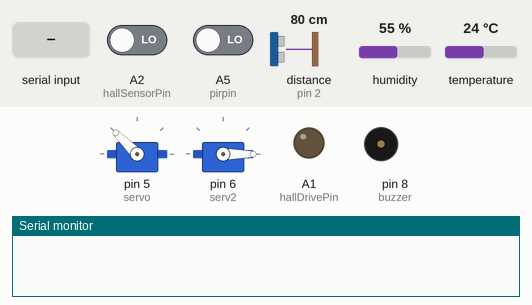
A sketch run on a simulated Arduino Uno, built with avr-gcc and run on an emulated ATmega328P. Parts: 2 × servo, output pins drawn as LEDs (lit = HIGH), buzzer (waves = sounding, pin HIGH), the last lines printed to the serial monitor. Inputs (shaded band) come from the test bench; at power-on: A2 (hallSensorPin) LOW, A5 (pirpin) LOW, distance to the obstacle (sensor on pin 2) 80 cm, humidity 55 %, temperature 24 °C. The echo pulse lasts 58.3 µs per cm; pins used as bus, display or sensor lines are not drawn.

Above: at 1.2 s.
1.3 s: "r\n" received over Serial
At 2.3 s:
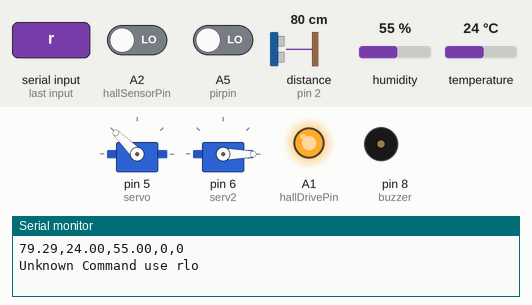
2.8 s: byte 111 ('o') received over Serial
At 3.4 s:
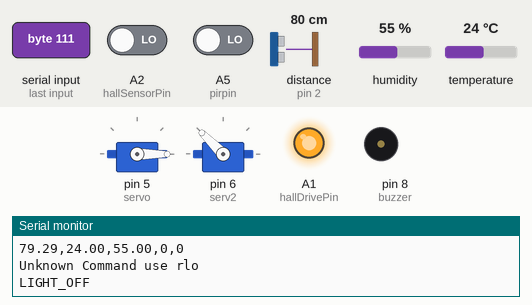
4.3 s: byte 98 ('b') received over Serial
At 4.6 s:
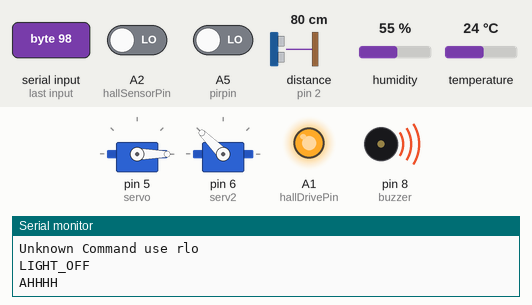
5.8 s: byte 108 ('l') received over Serial
At 6.9 s:
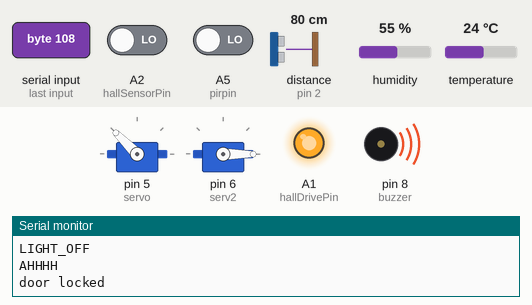
7.3 s: byte 120 ('x') received over Serial
At 8.1 s:
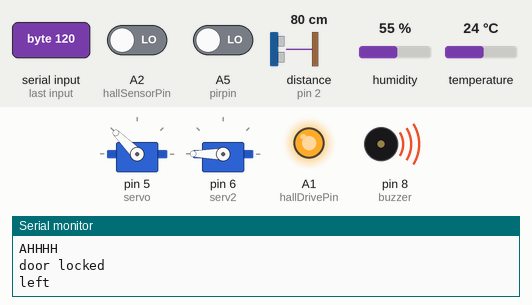
8.8 s: byte 113 ('q') received over Serial
At 9.2 s:
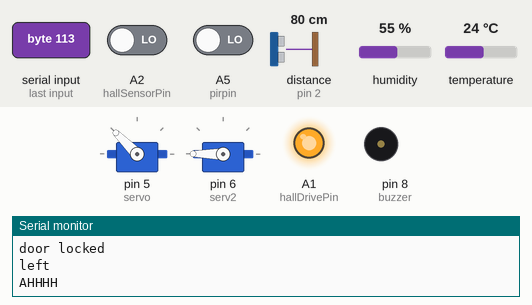
Timing chart, 0 to 11.3 s (numbered marks = the images above; inputs shaded):
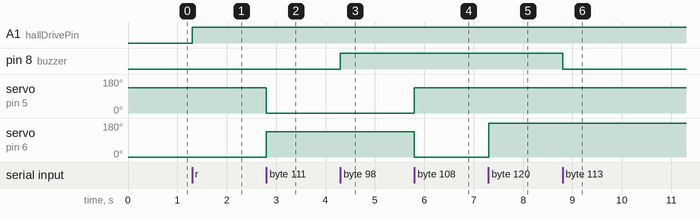

Measured:
- after the input at 1.3 s, A1 (hallDrivePin): LOW → HIGH at once
- after the input at 2.8 s, servo on pin 5 (servo): 135° → 0° at once; servo on pin 6 (serv2): 0° → 135° at once
- after the input at 4.3 s, pin 8 (buzzer): LOW → HIGH at once
- after the input at 5.8 s, servo on pin 5 (servo): 0° → 135° at once; servo on pin 6 (serv2): 135° → 0° at once
- after the input at 7.3 s, servo on pin 6 (serv2): 0° → 180° at once
- after the input at 8.8 s, pin 8 (buzzer): HIGH → LOW at once

The sketch:

arduinocode.ino
```cpp
#include "dht.h"
#include "Servo.h"

dht DHT;
float temp,hum;
#define echoPin 2 // attach pin D2 Arduino to pin Echo of HC-SR04
#define trigPin 3 //attach pin D3 Arduino to pin Trig of HC-SR04
long duration;
float distance;
char cmd;
//char resetted = 'o';
int pir;
int hallSensorPin = A2;
int hallDrivePin = A1;
int buzzer = 8;
Servo servo;
Servo serv2;
int pirpin = A5;
int mags = 0;
#define DHT11_PIN 13
void setup() {
   pinMode(trigPin, OUTPUT); // Sets the trigPin as an OUTPUT
  pinMode(echoPin, INPUT); // Sets the echoPin as an INPUT
  pinMode(buzzer, OUTPUT);
  pinMode(hallDrivePin, OUTPUT);
  pinMode(hallSensorPin, INPUT);
  // put your setup code here, to run once:
  Serial.begin(9600);
  servo.attach(5);
  servo.write(135);
  serv2.attach(6);
  serv2.write(0);

}

void loop() {
  if(Serial.available() > 0)
  {
    cmd = Serial.read();
      switch (cmd)
      {
      case 'r':
        readsensors();
        //serial.print(1,20,6,10);
        break;
      case 'l':
        servo.write(135);
        serv2.write(0);
        Serial.print("door locked\n");
        //resetted ='g';
        break;
      case 'o':
        servo.write(0);
        serv2.write(135);
        Serial.print("LIGHT_OFF\n");
        break;
       case 'b':
        digitalWrite(buzzer, HIGH);
        Serial.print("AHHHH\n");
        break;
        case 'q':
          digitalWrite(buzzer, LOW);
          Serial.print("AHHHH\n");
        break;
        case 'x':
        serv2.write(180);
        Serial.print("left\n");
        break;
        case 'y':
        serv2.write(0);
        Serial.print("right\n");
        break;
      default:
        Serial.print("Unknown Command use rlo\n");
        break;

  }
  //Serial.print(resetted);
  }


}
void readsensors(){
      // Clears the trigPin condition
    digitalWrite(hallDrivePin,LOW);
       delayMicroseconds(2);
       digitalWrite(hallDrivePin,HIGH);
     digitalWrite(trigPin, LOW);
  delayMicroseconds(2);
  // Sets the trigPin HIGH (ACTIVE) for 10 microseconds
  digitalWrite(trigPin, HIGH);
  delayMicroseconds(10);
  digitalWrite(trigPin, LOW);
  // Reads the echoPin, returns the sound wave travel time in microseconds
  duration = pulseIn(echoPin, HIGH);
  // Calculating the distance
  distance = duration * 0.034 / 2; // Speed of sound wave divided by 2 (go and back)
      dht DHT;
      #define DHT11_PIN 13
      // Displays the distance on the Serial Monitor
      int test1 = DHT.read11(DHT11_PIN);
      temp = DHT.temperature;
      hum = DHT.humidity;
       digitalWrite(hallDrivePin,HIGH);
      mags = digitalRead(hallSensorPin);
      pir = digitalRead(pirpin);
      Serial.print(distance);
      Serial.print(",");
      Serial.print(temp);
      Serial.print(",");
      Serial.print(hum);
      Serial.print(",");
      Serial.print(mags);
      Serial.print(",");
      Serial.print(pir);
      Serial.print("\n");
      Serial.flush();
       digitalWrite(hallDrivePin,LOW);
       delayMicroseconds(2);
       digitalWrite(hallDrivePin,HIGH);
  }
```
